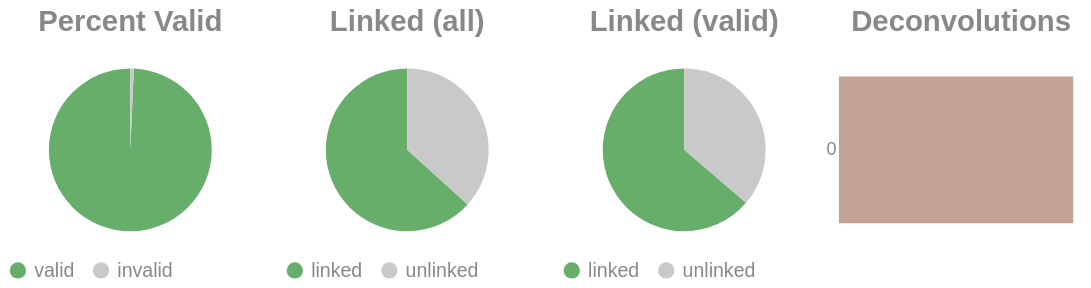

This figure's notebook cell:
### Code cell
if SKIPLR:
    pass
else:
    clash = Counter()
    for i in valids['molecule'].to_list():
        _mol = i.split("-")
        if len(_mol) == 1:
            clash.update('0')
        else:
            clash.update(_mol[-1])

    _d = {"deconvolutions": [], 'count': []}
    for k,v in clash.items():
        _d['deconvolutions'].append(k)
        _d['count'].append(v)

    tot_valid = valids['reads'].sum()
    mask = valids['reads'] >= 2
    n_linked_reads = valids.filter(mask)['reads'].sum()
    if n_linked_reads == 0:
        print_html("No linked molecules (>=2 reads) were detected; skipping linked-only distributions.")
        SKIPLR = True
    else:
        perc_valid = round(tot_valid / n_reads, 4)
        linked_perc_abs = round(n_linked_reads / n_reads, 4)
        linked_perc = round(n_linked_reads / tot_valid, 4)

    _valid = pl.DataFrame({"valids": ['valid', 'invalid'], "count": [tot_valid, n_reads - tot_valid]})
    _linked_abs = pl.DataFrame({"linked (absolute)": ['linked', 'unlinked'], "count": [n_linked_reads, n_reads - n_linked_reads]})
    _linked_rel = pl.DataFrame({"linked (valids)": ['linked', 'unlinked'], "count": [n_linked_reads, tot_valid - n_linked_reads]})

    (
        alt.hconcat(
            piechart(_valid, goodval = 'valid', title = "Percent Valid"),
            piechart(_linked_abs, goodval = "linked", title =  "Linked (all)"),
            piechart(_linked_rel, goodval = "linked", title =  "Linked (valid)"),
            convolutionbar(pl.DataFrame(_d), title = "Deconvolutions"),
            center = True,
            bounds = 'flush'
        )
        .resolve_scale(color='independent')
        .resolve_legend('independent')
        .properties(usermeta={'embedOptions': {"actions": False}})
    ).display()

### Figure 1 — Vega-Lite specification as saved in the notebook (floating-point values rounded to 4 significant figures)
{"width": "container", "height": 400, "config": {"title": {"anchor": "start", "dy": -15, "fontSize": 18, "color": "#888888", "subtitleColor": "#888888", "subtitleFontSize": 14}, "arc": {"fill": "#0072B2"}, "axis": {"domainColor": "#888888", "domainWidth": 0.5, "gridWidth": 0.2, "grid": false, "titleFontWeight": 400, "titleFontSize": 15, "labelFontSize": 11, "labelColor": "#888888", "tickColor": "#888888", "tickWidth": 0.2, "titleColor": "#888888"}, "axisBand": {"grid": false}, "axisX": {"grid": true, "tickSize": 10, "domainCap": "round"}, "axisY": {"domain": false, "grid": true, "tickSize": 0, "domainCap": "round"}, "background": "transparent", "header": {"labelFontSize": 15, "labelColor": "#888888", "titleFontSize": 15, "titleFontWeight": 600, "titleColor": "#888888"}, "legend": {"labelFont": "sans-serif", "labelFontSize": 12, "labelColor": "#888888", "symbolSize": 100, "symbolType": "circle", "titleFontSize": 12, "titlePadding": 10, "titleColor": "#888888", "title": null}, "range": {"category": ["#E69F00", "#56B4E9", "#009E73", "#F0E442", "#0072B2", "#D55E00", "#CC79A7", "#000000"], "diverging": ["#cfe8f3", "#a2d4ec", "#73bfe2", "#46abdb", "#1696d2", "#12719e"]}, "area": {"fill": "#0072B2", "fillOpacity": 0.7, "line": true, "strokeOpacity": 0.7}, "line": {"color": "#0072B2", "stroke": "#0072B2", "strokeWidth": 2}, "trail": {"color": "#0072B2", "stroke": "#0072B2", "strokeWidth": 0, "size": 1}, "point": {"filled": true, "fillOpacity": 1.0, "size": 95}, "text": {"color": "#888888", "fontSize": 11, "align": "right", "fontWeight": 400, "size": 11}, "bar": {"fill": "#0072B2", "stroke": null}, "view": {"stroke": null, "continuousWidth": 660, "continuousHeight": 400}}, "hconcat": [{"data": {"name": "data-88146c9542c9efa31ddeb3cf57dbd114"}, "mark": {"type": "arc"}, "encoding": {"color": {"field": "valids", "legend": {"orient": "bottom", "title": null}, "scale": {"domain": ["valid", "invalid"], "range": ["#68ae6b", "#C9C9C9"]}, "title": "Valids", "type": "nominal"}, "theta": {"field": "count", "type": "quantitative"}, "tooltip": [{"field": "valids", "title": "Valids", "type": "ordinal"}, {"field": "percent", "format": ".2%", "title": "Percent", "type": "quantitative"}, {"field": "count", "title": "Count", "type": "quantitative"}]}, "height": 100, "title": {"text": "Percent Valid", "align": "center", "anchor": "middle"}, "transform": [{"calculate": "datum.count / 8570691", "as": "percent"}], "width": 150}, {"data": {"name": "data-fbda78cddba1bbeb65d558df426996e4"}, "mark": {"type": "arc"}, "encoding": {"color": {"field": "linked (absolute)", "legend": {"orient": "bottom", "title": null}, "scale": {"domain": ["linked", "unlinked"], "range": ["#68ae6b", "#C9C9C9"]}, "title": "Linked (Absolute)", "type": "nominal"}, "theta": {"field": "count", "type": "quantitative"}, "tooltip": [{"field": "linked (absolute)", "title": "Linked (Absolute)", "type": "ordinal"}, {"field": "percent", "format": ".2%", "title": "Percent", "type": "quantitative"}, {"field": "count", "title": "Count", "type": "quantitative"}]}, "height": 100, "title": {"text": "Linked (all)", "align": "center", "anchor": "middle"}, "transform": [{"calculate": "datum.count / 8570691", "as": "percent"}], "width": 150}, {"data": {"name": "data-b8fd69c52ac319533391755857cd731b"}, "mark": {"type": "arc"}, "encoding": {"color": {"field": "linked (valids)", "legend": {"orient": "bottom", "title": null}, "scale": {"domain": ["linked", "unlinked"], "range": ["#68ae6b", "#C9C9C9"]}, "title": "Linked (Valids)", "type": "nominal"}, "theta": {"field": "count", "type": "quantitative"}, "tooltip": [{"field": "linked (valids)", "title": "Linked (Valids)", "type": "ordinal"}, {"field": "percent", "format": ".2%", "title": "Percent", "type": "quantitative"}, {"field": "count", "title": "Count", "type": "quantitative"}]}, "height": 100, "title": {"text": "Linked (valid)", "align": "center", "anchor": "middle"}, "transform": [{"calculate": "datum.count / 8511691", "as": "percent"}], "width": 150}, {"data": {"name": "data-13a51193106f67ace0dff36f74075d77"}, "mark": {"type": "bar"}, "encoding": {"color": {"field": "deconvolutions", "legend": null, "scale": {"scheme": "lightgreyred"}, "type": "nominal"}, "tooltip": [{"field": "deconvolutions", "title": "Deconvolutions", "type": "ordinal"}, {"field": "percent", "format": ".2%", "title": "Percent", "type": "quantitative"}, {"field": "count", "title": "Count", "type": "quantitative"}], "x": {"axis": null, "field": "count", "type": "quantitative"}, "y": {"field": "deconvolutions", "sort": "ascending", "title": null, "type": "nominal"}}, "height": 100, "title": {"text": "Deconvolutions", "align": "center", "anchor": "middle"}, "transform": [{"calculate": "datum.count / 4793839", "as": "percent"}], "width": 150}], "bounds": "flush", "center": true, "resolve": {"legend": {"angle": "independent"}, "scale": {"color": "independent"}}, "usermeta": {"embedOptions": {"actions": false}}, "$schema": "https://vega.github.io/schema/vega-lite/v6.1.0.json", "datasets": {"data-88146c9542c9efa31ddeb3cf57dbd114": [{"valids": "valid", "count": 8511691}, {"valids": "invalid", "count": 59000}], "data-fbda78cddba1bbeb65d558df426996e4": [{"linked (absolute)": "linked", "count": 5424203}, {"linked (absolute)": "unlinked", "count": 3146488}], "data-b8fd69c52ac319533391755857cd731b": [{"linked (valids)": "linked", "count": 5424203}, {"linked (valids)": "unlinked", "count": 3087488}], "data-13a51193106f67ace0dff36f74075d77": [{"deconvolutions": "0", "count": 4793839}]}}
